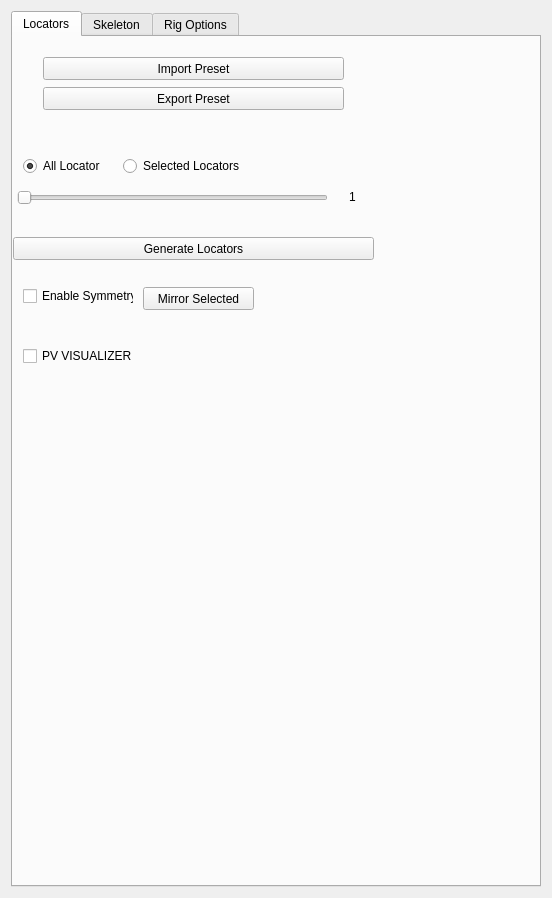
<?xml version="1.0" encoding="UTF-8"?>
<ui version="4.0">
 <class>Form</class>
 <widget class="QWidget" name="Form">
  <property name="geometry">
   <rect>
    <x>0</x>
    <y>0</y>
    <width>552</width>
    <height>898</height>
   </rect>
  </property>
  <property name="windowTitle">
   <string>Form</string>
  </property>
  <layout class="QVBoxLayout" name="verticalLayout">
   <item>
    <widget class="QTabWidget" name="RiggingStages_Tab">
     <property name="currentIndex">
      <number>0</number>
     </property>
     <widget class="QWidget" name="tab">
      <attribute name="title">
       <string>Locators</string>
      </attribute>
      <widget class="QWidget" name="widget" native="true">
       <property name="geometry">
        <rect>
         <x>0</x>
         <y>0</y>
         <width>361</width>
         <height>91</height>
        </rect>
       </property>
       <widget class="QPushButton" name="ImportPreset_Locators_2">
        <property name="geometry">
         <rect>
          <x>30</x>
          <y>20</y>
          <width>301</width>
          <height>23</height>
         </rect>
        </property>
        <property name="text">
         <string>Import Preset</string>
        </property>
       </widget>
       <widget class="QPushButton" name="ExportPreset_Locators_Bipedal_2">
        <property name="geometry">
         <rect>
          <x>30</x>
          <y>50</y>
          <width>301</width>
          <height>23</height>
         </rect>
        </property>
        <property name="text">
         <string>Export Preset</string>
        </property>
       </widget>
      </widget>
      <widget class="QWidget" name="widget_2" native="true">
       <property name="geometry">
        <rect>
         <x>0</x>
         <y>110</y>
         <width>371</width>
         <height>221</height>
        </rect>
       </property>
       <widget class="QSlider" name="horizontalSlider_8">
        <property name="geometry">
         <rect>
          <x>4</x>
          <y>40</y>
          <width>311</width>
          <height>22</height>
         </rect>
        </property>
        <property name="minimum">
         <number>1</number>
        </property>
        <property name="maximum">
         <number>16</number>
        </property>
        <property name="singleStep">
         <number>1</number>
        </property>
        <property name="orientation">
         <enum>Qt::Horizontal</enum>
        </property>
       </widget>
       <widget class="QPushButton" name="pushButton_2">
        <property name="geometry">
         <rect>
          <x>130</x>
          <y>140</y>
          <width>111</width>
          <height>23</height>
         </rect>
        </property>
        <property name="text">
         <string>Mirror Selected</string>
        </property>
       </widget>
       <widget class="QCheckBox" name="LocatorSymmetry_Bipedal">
        <property name="geometry">
         <rect>
          <x>10</x>
          <y>140</y>
          <width>111</width>
          <height>18</height>
         </rect>
        </property>
        <property name="text">
         <string>Enable Symmetry</string>
        </property>
       </widget>
       <widget class="QRadioButton" name="radioButton_5">
        <property name="geometry">
         <rect>
          <x>10</x>
          <y>10</y>
          <width>77</width>
          <height>18</height>
         </rect>
        </property>
        <property name="text">
         <string>All Locators</string>
        </property>
        <property name="checked">
         <bool>true</bool>
        </property>
       </widget>
       <widget class="QRadioButton" name="radioButton_6">
        <property name="geometry">
         <rect>
          <x>110</x>
          <y>10</y>
          <width>121</width>
          <height>18</height>
         </rect>
        </property>
        <property name="text">
         <string>Selected Locators</string>
        </property>
       </widget>
       <widget class="QPushButton" name="GenerateLocators_Bipedal_2">
        <property name="geometry">
         <rect>
          <x>0</x>
          <y>90</y>
          <width>361</width>
          <height>23</height>
         </rect>
        </property>
        <property name="text">
         <string>Generate Locators</string>
        </property>
       </widget>
       <widget class="QLabel" name="TwistJoint_Number_3">
        <property name="geometry">
         <rect>
          <x>320</x>
          <y>40</y>
          <width>41</width>
          <height>20</height>
         </rect>
        </property>
        <property name="layoutDirection">
         <enum>Qt::LeftToRight</enum>
        </property>
        <property name="text">
         <string>1</string>
        </property>
        <property name="textFormat">
         <enum>Qt::AutoText</enum>
        </property>
        <property name="indent">
         <number>16</number>
        </property>
       </widget>
       <widget class="QCheckBox" name="checkBox_18">
        <property name="geometry">
         <rect>
          <x>10</x>
          <y>200</y>
          <width>111</width>
          <height>18</height>
         </rect>
        </property>
        <property name="text">
         <string>PV VISUALIZER</string>
        </property>
       </widget>
      </widget>
     </widget>
     <widget class="QWidget" name="tab_3">
      <attribute name="title">
       <string>Skeleton</string>
      </attribute>
      <widget class="QGroupBox" name="groupBox_5">
       <property name="geometry">
        <rect>
         <x>0</x>
         <y>10</y>
         <width>348</width>
         <height>101</height>
        </rect>
       </property>
       <property name="title">
        <string>Rotation Order</string>
       </property>
       <widget class="QComboBox" name="comboBox">
        <property name="geometry">
         <rect>
          <x>40</x>
          <y>20</y>
          <width>60</width>
          <height>22</height>
         </rect>
        </property>
        <property name="acceptDrops">
         <bool>true</bool>
        </property>
        <property name="toolTip">
         <string notr="true"/>
        </property>
       </widget>
       <widget class="QLabel" name="label_2">
        <property name="geometry">
         <rect>
          <x>10</x>
          <y>20</y>
          <width>51</width>
          <height>21</height>
         </rect>
        </property>
        <property name="text">
         <string>Arm</string>
        </property>
       </widget>
       <widget class="QComboBox" name="comboBox_2">
        <property name="geometry">
         <rect>
          <x>40</x>
          <y>50</y>
          <width>60</width>
          <height>22</height>
         </rect>
        </property>
       </widget>
       <widget class="QLabel" name="label_3">
        <property name="geometry">
         <rect>
          <x>10</x>
          <y>50</y>
          <width>51</width>
          <height>21</height>
         </rect>
        </property>
        <property name="text">
         <string>Leg</string>
        </property>
       </widget>
       <widget class="QComboBox" name="comboBox_3">
        <property name="geometry">
         <rect>
          <x>150</x>
          <y>20</y>
          <width>60</width>
          <height>22</height>
         </rect>
        </property>
       </widget>
       <widget class="QLabel" name="label_6">
        <property name="geometry">
         <rect>
          <x>110</x>
          <y>20</y>
          <width>51</width>
          <height>21</height>
         </rect>
        </property>
        <property name="text">
         <string>Spine</string>
        </property>
       </widget>
       <widget class="QComboBox" name="comboBox_4">
        <property name="geometry">
         <rect>
          <x>150</x>
          <y>50</y>
          <width>60</width>
          <height>22</height>
         </rect>
        </property>
       </widget>
       <widget class="QLabel" name="label_7">
        <property name="geometry">
         <rect>
          <x>110</x>
          <y>50</y>
          <width>51</width>
          <height>21</height>
         </rect>
        </property>
        <property name="text">
         <string>Fingers</string>
        </property>
       </widget>
       <widget class="QToolButton" name="toolButton">
        <property name="geometry">
         <rect>
          <x>310</x>
          <y>10</y>
          <width>23</width>
          <height>20</height>
         </rect>
        </property>
        <property name="toolTip">
         <string notr="true">Set the selected rotation order pr joint, default is XYZ</string>
        </property>
        <property name="toolTipDuration">
         <number>5000</number>
        </property>
        <property name="text">
         <string>...</string>
        </property>
       </widget>
      </widget>
      <widget class="QGroupBox" name="groupBox_7">
       <property name="geometry">
        <rect>
         <x>0</x>
         <y>180</y>
         <width>348</width>
         <height>191</height>
        </rect>
       </property>
       <property name="title">
        <string>Joint settings</string>
       </property>
       <widget class="QPushButton" name="ExportJSON_Button_3">
        <property name="geometry">
         <rect>
          <x>30</x>
          <y>130</y>
          <width>131</width>
          <height>23</height>
         </rect>
        </property>
        <property name="text">
         <string>Export Skeleton</string>
        </property>
       </widget>
       <widget class="QPushButton" name="ImportJSON_Button_3">
        <property name="geometry">
         <rect>
          <x>30</x>
          <y>100</y>
          <width>131</width>
          <height>23</height>
         </rect>
        </property>
        <property name="text">
         <string>Import Skeleton</string>
        </property>
       </widget>
       <widget class="QPushButton" name="ImportJSON_Button_5">
        <property name="geometry">
         <rect>
          <x>180</x>
          <y>100</y>
          <width>131</width>
          <height>23</height>
         </rect>
        </property>
        <property name="text">
         <string>Import JSON</string>
        </property>
       </widget>
       <widget class="QPushButton" name="ExportJSON_Button_5">
        <property name="geometry">
         <rect>
          <x>180</x>
          <y>130</y>
          <width>131</width>
          <height>23</height>
         </rect>
        </property>
        <property name="text">
         <string>Export JSON</string>
        </property>
       </widget>
       <widget class="QToolButton" name="toolButton_3">
        <property name="geometry">
         <rect>
          <x>320</x>
          <y>10</y>
          <width>23</width>
          <height>20</height>
         </rect>
        </property>
        <property name="toolTip">
         <string notr="true">Set the selected rotation order pr joint, default is XYZ</string>
        </property>
        <property name="toolTipDuration">
         <number>5000</number>
        </property>
        <property name="text">
         <string>...</string>
        </property>
       </widget>
       <widget class="QPushButton" name="UnparentJointHierarchy_Bipedal">
        <property name="geometry">
         <rect>
          <x>30</x>
          <y>30</y>
          <width>281</width>
          <height>23</height>
         </rect>
        </property>
        <property name="text">
         <string>Unparent Joint Hierarchy</string>
        </property>
       </widget>
       <widget class="QPushButton" name="ReparentJointHierarchy_Bipedal">
        <property name="geometry">
         <rect>
          <x>30</x>
          <y>60</y>
          <width>281</width>
          <height>23</height>
         </rect>
        </property>
        <property name="text">
         <string>Reparent Joint Hierarchy</string>
        </property>
       </widget>
      </widget>
      <widget class="QCheckBox" name="checkBox_8">
       <property name="geometry">
        <rect>
         <x>0</x>
         <y>110</y>
         <width>348</width>
         <height>18</height>
        </rect>
       </property>
       <property name="text">
        <string>PV VISUALIZER</string>
       </property>
      </widget>
      <widget class="QToolButton" name="toolButton_2">
       <property name="geometry">
        <rect>
         <x>320</x>
         <y>110</y>
         <width>23</width>
         <height>20</height>
        </rect>
       </property>
       <property name="toolTip">
        <string notr="true">Set the selected rotation order pr joint, default is XYZ</string>
       </property>
       <property name="toolTipDuration">
        <number>5000</number>
       </property>
       <property name="text">
        <string>...</string>
       </property>
      </widget>
      <widget class="QPushButton" name="GenerateJoints_Bipedal">
       <property name="geometry">
        <rect>
         <x>0</x>
         <y>140</y>
         <width>348</width>
         <height>23</height>
        </rect>
       </property>
       <property name="text">
        <string>Generate Joints</string>
       </property>
      </widget>
     </widget>
     <widget class="QWidget" name="tab_2">
      <attribute name="title">
       <string>Rig Options</string>
      </attribute>
      <widget class="QPushButton" name="buildRigButton">
       <property name="geometry">
        <rect>
         <x>0</x>
         <y>220</y>
         <width>348</width>
         <height>23</height>
        </rect>
       </property>
       <property name="text">
        <string>Build Rig!</string>
       </property>
      </widget>
      <widget class="QGroupBox" name="groupBox_3">
       <property name="geometry">
        <rect>
         <x>0</x>
         <y>130</y>
         <width>348</width>
         <height>81</height>
        </rect>
       </property>
       <property name="title">
        <string>Twist Joints</string>
       </property>
       <widget class="QCheckBox" name="checkBox_10">
        <property name="geometry">
         <rect>
          <x>10</x>
          <y>20</y>
          <width>51</width>
          <height>20</height>
         </rect>
        </property>
        <property name="text">
         <string>Arms</string>
        </property>
       </widget>
       <widget class="QCheckBox" name="checkBox_11">
        <property name="geometry">
         <rect>
          <x>70</x>
          <y>20</y>
          <width>51</width>
          <height>20</height>
         </rect>
        </property>
        <property name="text">
         <string>Legs</string>
        </property>
       </widget>
       <widget class="QSlider" name="horizontalSlider_6">
        <property name="geometry">
         <rect>
          <x>4</x>
          <y>50</y>
          <width>241</width>
          <height>22</height>
         </rect>
        </property>
        <property name="minimum">
         <number>3</number>
        </property>
        <property name="maximum">
         <number>16</number>
        </property>
        <property name="singleStep">
         <number>2</number>
        </property>
        <property name="orientation">
         <enum>Qt::Horizontal</enum>
        </property>
       </widget>
       <widget class="QLabel" name="TwistJoint_Number">
        <property name="geometry">
         <rect>
          <x>250</x>
          <y>50</y>
          <width>41</width>
          <height>20</height>
         </rect>
        </property>
        <property name="layoutDirection">
         <enum>Qt::LeftToRight</enum>
        </property>
        <property name="text">
         <string>0</string>
        </property>
        <property name="textFormat">
         <enum>Qt::AutoText</enum>
        </property>
        <property name="indent">
         <number>16</number>
        </property>
       </widget>
      </widget>
      <widget class="QGroupBox" name="groupBox">
       <property name="geometry">
        <rect>
         <x>0</x>
         <y>40</y>
         <width>348</width>
         <height>81</height>
        </rect>
       </property>
       <property name="title">
        <string>Ribbons</string>
       </property>
       <widget class="QCheckBox" name="checkBox_3">
        <property name="geometry">
         <rect>
          <x>10</x>
          <y>20</y>
          <width>51</width>
          <height>20</height>
         </rect>
        </property>
        <property name="text">
         <string>Arms</string>
        </property>
       </widget>
       <widget class="QCheckBox" name="checkBox_5">
        <property name="geometry">
         <rect>
          <x>60</x>
          <y>20</y>
          <width>51</width>
          <height>20</height>
         </rect>
        </property>
        <property name="text">
         <string>Legs</string>
        </property>
       </widget>
       <widget class="QCheckBox" name="checkBox_6">
        <property name="geometry">
         <rect>
          <x>110</x>
          <y>20</y>
          <width>51</width>
          <height>18</height>
         </rect>
        </property>
        <property name="text">
         <string>Spine</string>
        </property>
       </widget>
       <widget class="QCheckBox" name="checkBox_7">
        <property name="geometry">
         <rect>
          <x>120</x>
          <y>50</y>
          <width>91</width>
          <height>20</height>
         </rect>
        </property>
        <property name="text">
         <string>Twist deformer</string>
        </property>
       </widget>
       <widget class="QCheckBox" name="checkBox_9">
        <property name="geometry">
         <rect>
          <x>10</x>
          <y>50</y>
          <width>91</width>
          <height>20</height>
         </rect>
        </property>
        <property name="text">
         <string>Sine deformer</string>
        </property>
       </widget>
      </widget>
     </widget>
    </widget>
   </item>
  </layout>
 </widget>
 <resources/>
 <connections/>
</ui>
